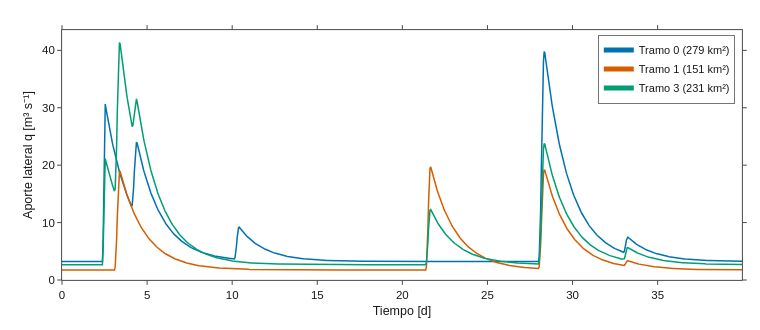

Write notebook code for a chart like this one.
### Markdown cell above
## 2. El forzamiento: aporte lateral de cada subcuenca

**Idea.** Cada tramo recibe agua de su subcuenca local. En el sintético se generan tormentas con cobertura espacial parcial; cada subcuenca convierte la lluvia en escorrentía con un embalse lineal, más un caudal base. Si toda la cuenca recibiera la misma lluvia al mismo tiempo, sería imposible distinguir un tramo lento de otro rápido: la **variabilidad espacio‑temporal** del aporte es la que, en principio, hace identificables los parámetros. Con datos reales, este aporte vendrá de un modelo lluvia‑escorrentía (p. ej., un LSTM forzado con CHIRPS y MSWX).

### Code cell
PASOS_DIA, DIAS = 24, 40
q = aporte_lateral_sintetico(red, dias=DIAS, pasos_por_dia=PASOS_DIA, semilla=0)
t_dias = np.arange(q.shape[0]) / PASOS_DIA
cabeceras = [i for i in range(red.n) if i not in set(red.aguas_abajo)][:3]
gr.figura_aporte(t_dias, q.numpy(), cabeceras, A_dren).show()

### Figure 1 — Plotly figure (JSON) as saved in the notebook; plotly's stock layout.template omitted (floating-point values rounded to 4 significant figures; data arrays with more than 128 entries replaced by an {"elided": "..."} marker saying what was removed)
{"data": [{"hovertemplate": "Tramo 0<br>día %{x:.2f}: %{y:.2f} m³/s<extra></extra>", "line": {"color": "#0072B2", "width": 1.5}, "mode": "lines", "name": "Tramo 0 (279 km²)", "type": "scatter", "x": {"elided": "960 float values"}, "y": {"elided": "960 float values"}}, {"hovertemplate": "Tramo 1<br>día %{x:.2f}: %{y:.2f} m³/s<extra></extra>", "line": {"color": "#D55E00", "width": 1.5}, "mode": "lines", "name": "Tramo 1 (151 km²)", "type": "scatter", "x": {"elided": "960 float values"}, "y": {"elided": "960 float values"}}, {"hovertemplate": "Tramo 3<br>día %{x:.2f}: %{y:.2f} m³/s<extra></extra>", "line": {"color": "#009E73", "width": 1.5}, "mode": "lines", "name": "Tramo 3 (231 km²)", "type": "scatter", "x": {"elided": "960 float values"}, "y": {"elided": "960 float values"}}], "layout": {"font": {"color": "#1a1a1a", "family": "Arial, Helvetica, sans-serif", "size": 12}, "height": 330, "hoverlabel": {"bgcolor": "#ffffff", "bordercolor": "#9a9a9a", "font": {"color": "#1a1a1a", "family": "Arial, Helvetica, sans-serif", "size": 12}}, "legend": {"bgcolor": "rgba(255,255,255,0.92)", "bordercolor": "#1a1a1a", "borderwidth": 0.6, "font": {"color": "#1a1a1a", "family": "Arial, Helvetica, sans-serif", "size": 11}, "itemsizing": "constant", "tracegroupgap": 2, "x": 0.99, "xanchor": "right", "y": 0.98, "yanchor": "top"}, "margin": {"b": 50, "l": 62, "r": 18, "t": 30}, "paper_bgcolor": "#ffffff", "plot_bgcolor": "#ffffff", "separators": ". ", "width": 760, "xaxis": {"linecolor": "#1a1a1a", "linewidth": 0.8, "mirror": "ticks", "range": [0, 39.96], "showgrid": false, "showline": true, "tickcolor": "#1a1a1a", "tickfont": {"color": "#1a1a1a", "family": "Arial, Helvetica, sans-serif", "size": 11.5}, "ticklen": 4, "ticks": "outside", "tickwidth": 0.8, "title": {"font": {"color": "#1a1a1a", "family": "Arial, Helvetica, sans-serif", "size": 12.5}, "standoff": 6, "text": "Tiempo [d]"}, "zeroline": false}, "yaxis": {"linecolor": "#1a1a1a", "linewidth": 0.8, "mirror": "ticks", "rangemode": "tozero", "showgrid": false, "showline": true, "tickcolor": "#1a1a1a", "tickfont": {"color": "#1a1a1a", "family": "Arial, Helvetica, sans-serif", "size": 11.5}, "ticklen": 4, "ticks": "outside", "tickwidth": 0.8, "title": {"font": {"color": "#1a1a1a", "family": "Arial, Helvetica, sans-serif", "size": 12.5}, "standoff": 6, "text": "Aporte lateral q [m³ s⁻¹]"}, "zeroline": false}}}
